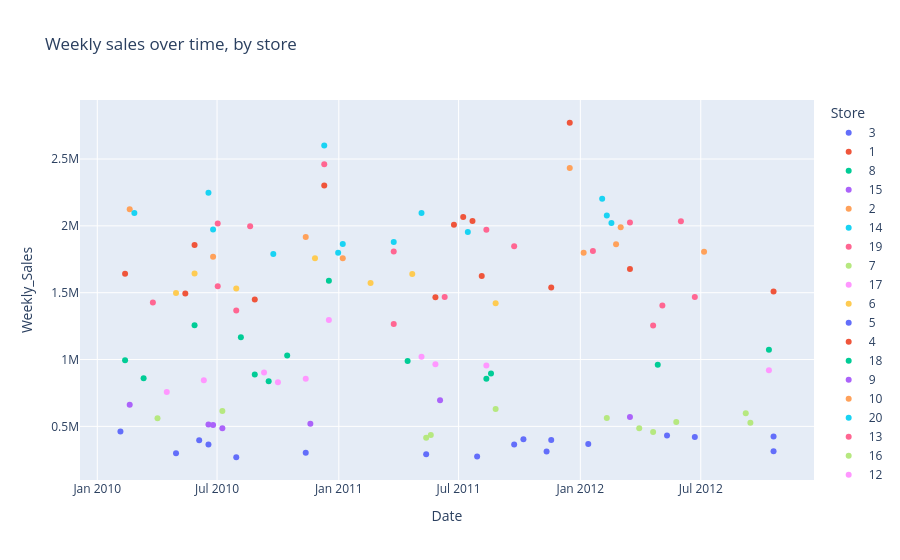

The notebook cell saved with this chart:
### Markdown cell above
Sales over time, one color per store, to look for a trend. It keeps the 118 rows that have both a date and a sales value, from 5 February 2010 to 19 October 2012.

### Code cell
dated = df.assign(Date=pd.to_datetime(df['Date'], format='%d-%m-%Y')).dropna(subset=['Date', 'Weekly_Sales']).sort_values('Date')
fig = px.scatter(dated, x='Date', y='Weekly_Sales', color=dated['Store'].astype(int).astype(str), title='Weekly sales over time, by store',
                 labels={'color': 'Store'})
fig.show()

### Figure 1 — Plotly figure (JSON) as saved in the notebook; plotly's stock layout.template omitted (floating-point values rounded to 4 significant figures)
{"data": [{"hovertemplate": "Store=3<br>Date=%{x}<br>Weekly_Sales=%{y}<extra></extra>", "legendgroup": "3", "marker": {"color": "#636efa", "symbol": "circle"}, "mode": "markers", "name": "3", "orientation": "v", "showlegend": true, "type": "scatter", "x": ["2010-02-05T00:00:00.000000000", "2010-06-04T00:00:00.000000000", "2010-06-18T00:00:00.000000000", "2011-09-23T00:00:00.000000000", "2011-10-07T00:00:00.000000000", "2011-11-18T00:00:00.000000000", "2012-01-13T00:00:00.000000000", "2012-05-11T00:00:00.000000000", "2012-06-22T00:00:00.000000000", "2012-10-19T00:00:00.000000000"], "xaxis": "x", "y": [461600.0, 397000.0, 364100.0, 365200.0, 403300.0, 398800.0, 367400.0, 432000.0, 419500.0, 424500.0], "yaxis": "y"}, {"hovertemplate": "Store=1<br>Date=%{x}<br>Weekly_Sales=%{y}<extra></extra>", "legendgroup": "1", "marker": {"color": "#EF553B", "symbol": "circle"}, "mode": "markers", "name": "1", "orientation": "v", "showlegend": true, "type": "scatter", "x": ["2010-02-12T00:00:00.000000000", "2010-05-14T00:00:00.000000000", "2010-08-27T00:00:00.000000000", "2011-05-27T00:00:00.000000000", "2011-08-05T00:00:00.000000000", "2011-11-18T00:00:00.000000000", "2012-03-16T00:00:00.000000000", "2012-10-19T00:00:00.000000000"], "xaxis": "x", "y": [1642000.0, 1494000.0, 1449000.0, 1466000.0, 1624000.0, 1539000.0, 1677000.0, 1508000.0], "yaxis": "y"}, {"hovertemplate": "Store=8<br>Date=%{x}<br>Weekly_Sales=%{y}<extra></extra>", "legendgroup": "8", "marker": {"color": "#00cc96", "symbol": "circle"}, "mode": "markers", "name": "8", "orientation": "v", "showlegend": true, "type": "scatter", "x": ["2010-02-12T00:00:00.000000000", "2010-03-12T00:00:00.000000000", "2010-08-27T00:00:00.000000000", "2010-09-17T00:00:00.000000000", "2011-08-12T00:00:00.000000000", "2011-08-19T00:00:00.000000000"], "xaxis": "x", "y": [994800.0, 860300.0, 888800.0, 836700.0, 856800.0, 895100.0], "yaxis": "y"}, {"hovertemplate": "Store=15<br>Date=%{x}<br>Weekly_Sales=%{y}<extra></extra>", "legendgroup": "15", "marker": {"color": "#ab63fa", "symbol": "circle"}, "mode": "markers", "name": "15", "orientation": "v", "showlegend": true, "type": "scatter", "x": ["2010-02-19T00:00:00.000000000", "2011-06-03T00:00:00.000000000", "2012-03-16T00:00:00.000000000"], "xaxis": "x", "y": [660800.0, 695400.0, 570600.0], "yaxis": "y"}, {"hovertemplate": "Store=2<br>Date=%{x}<br>Weekly_Sales=%{y}<extra></extra>", "legendgroup": "2", "marker": {"color": "#FFA15A", "symbol": "circle"}, "mode": "markers", "name": "2", "orientation": "v", "showlegend": true, "type": "scatter", "x": ["2010-02-19T00:00:00.000000000", "2010-11-12T00:00:00.000000000", "2011-01-07T00:00:00.000000000", "2011-12-16T00:00:00.000000000", "2012-01-06T00:00:00.000000000", "2012-02-24T00:00:00.000000000"], "xaxis": "x", "y": [2124000.0, 1917000.0, 1758000.0, 2433000.0, 1800000.0, 1862000.0], "yaxis": "y"}, {"hovertemplate": "Store=14<br>Date=%{x}<br>Weekly_Sales=%{y}<extra></extra>", "legendgroup": "14", "marker": {"color": "#19d3f3", "symbol": "circle"}, "mode": "markers", "name": "14", "orientation": "v", "showlegend": true, "type": "scatter", "x": ["2010-02-26T00:00:00.000000000", "2010-06-18T00:00:00.000000000", "2010-12-10T00:00:00.000000000", "2011-01-07T00:00:00.000000000", "2011-03-25T00:00:00.000000000", "2011-05-06T00:00:00.000000000", "2011-07-15T00:00:00.000000000", "2012-02-10T00:00:00.000000000", "2012-02-17T00:00:00.000000000"], "xaxis": "x", "y": [2096000.0, 2249000.0, 2601000.0, 1865000.0, 1879000.0, 2096000.0, 1954000.0, 2077000.0, 2021000.0], "yaxis": "y"}, {"hovertemplate": "Store=19<br>Date=%{x}<br>Weekly_Sales=%{y}<extra></extra>", "legendgroup": "19", "marker": {"color": "#FF6692", "symbol": "circle"}, "mode": "markers", "name": "19", "orientation": "v", "showlegend": true, "type": "scatter", "x": ["2010-03-26T00:00:00.000000000", "2010-07-02T00:00:00.000000000", "2010-07-30T00:00:00.000000000", "2011-03-25T00:00:00.000000000", "2011-06-10T00:00:00.000000000", "2012-04-20T00:00:00.000000000", "2012-05-04T00:00:00.000000000", "2012-06-22T00:00:00.000000000"], "xaxis": "x", "y": [1427000.0, 1549000.0, 1366000.0, 1267000.0, 1467000.0, 1255000.0, 1405000.0, 1468000.0], "yaxis": "y"}, {"hovertemplate": "Store=7<br>Date=%{x}<br>Weekly_Sales=%{y}<extra></extra>", "legendgroup": "7", "marker": {"color": "#B6E880", "symbol": "circle"}, "mode": "markers", "name": "7", "orientation": "v", "showlegend": true, "type": "scatter", "x": ["2010-04-02T00:00:00.000000000", "2011-05-13T00:00:00.000000000", "2011-08-26T00:00:00.000000000", "2012-02-10T00:00:00.000000000", "2012-04-20T00:00:00.000000000", "2012-05-25T00:00:00.000000000", "2012-09-07T00:00:00.000000000"], "xaxis": "x", "y": [561100.0, 414100.0, 630000.0, 563500.0, 457300.0, 532700.0, 597900.0], "yaxis": "y"}, {"hovertemplate": "Store=17<br>Date=%{x}<br>Weekly_Sales=%{y}<extra></extra>", "legendgroup": "17", "marker": {"color": "#FF97FF", "symbol": "circle"}, "mode": "markers", "name": "17", "orientation": "v", "showlegend": true, "type": "scatter", "x": ["2010-04-16T00:00:00.000000000", "2010-06-11T00:00:00.000000000", "2010-10-01T00:00:00.000000000", "2010-11-12T00:00:00.000000000", "2012-10-12T00:00:00.000000000"], "xaxis": "x", "y": [757700.0, 845300.0, 829200.0, 855500.0, 919900.0], "yaxis": "y"}, {"hovertemplate": "Store=6<br>Date=%{x}<br>Weekly_Sales=%{y}<extra></extra>", "legendgroup": "6", "marker": {"color": "#FECB52", "symbol": "circle"}, "mode": "markers", "name": "6", "orientation": "v", "showlegend": true, "type": "scatter", "x": ["2010-04-30T00:00:00.000000000", "2010-05-28T00:00:00.000000000", "2010-07-30T00:00:00.000000000", "2011-02-18T00:00:00.000000000", "2011-04-22T00:00:00.000000000", "2011-08-26T00:00:00.000000000"], "xaxis": "x", "y": [1498000.0, 1644000.0, 1532000.0, 1572000.0, 1639000.0, 1420000.0], "yaxis": "y"}, {"hovertemplate": "Store=5<br>Date=%{x}<br>Weekly_Sales=%{y}<extra></extra>", "legendgroup": "5", "marker": {"color": "#636efa", "symbol": "circle"}, "mode": "markers", "name": "5", "orientation": "v", "showlegend": true, "type": "scatter", "x": ["2010-04-30T00:00:00.000000000", "2010-07-30T00:00:00.000000000", "2010-11-12T00:00:00.000000000", "2011-05-13T00:00:00.000000000", "2011-07-29T00:00:00.000000000", "2011-11-11T00:00:00.000000000", "2012-10-19T00:00:00.000000000"], "xaxis": "x", "y": [298700.0, 268900.0, 301800.0, 290900.0, 275100.0, 311900.0, 313400.0], "yaxis": "y"}, {"hovertemplate": "Store=4<br>Date=%{x}<br>Weekly_Sales=%{y}<extra></extra>", "legendgroup": "4", "marker": {"color": "#EF553B", "symbol": "circle"}, "mode": "markers", "name": "4", "orientation": "v", "showlegend": true, "type": "scatter", "x": ["2010-05-28T00:00:00.000000000", "2010-12-10T00:00:00.000000000", "2011-06-24T00:00:00.000000000", "2011-07-08T00:00:00.000000000", "2011-07-22T00:00:00.000000000", "2011-12-16T00:00:00.000000000"], "xaxis": "x", "y": [1858000.0, 2303000.0, 2008000.0, 2067000.0, 2036000.0, 2771000.0], "yaxis": "y"}, {"hovertemplate": "Store=18<br>Date=%{x}<br>Weekly_Sales=%{y}<extra></extra>", "legendgroup": "18", "marker": {"color": "#00cc96", "symbol": "circle"}, "mode": "markers", "name": "18", "orientation": "v", "showlegend": true, "type": "scatter", "x": ["2010-05-28T00:00:00.000000000", "2010-08-06T00:00:00.000000000", "2010-10-15T00:00:00.000000000", "2010-12-17T00:00:00.000000000", "2011-04-15T00:00:00.000000000", "2012-04-27T00:00:00.000000000", "2012-10-12T00:00:00.000000000"], "xaxis": "x", "y": [1256000.0, 1166000.0, 1030000.0, 1588000.0, 988200.0, 961200.0, 1074000.0], "yaxis": "y"}, {"hovertemplate": "Store=9<br>Date=%{x}<br>Weekly_Sales=%{y}<extra></extra>", "legendgroup": "9", "marker": {"color": "#ab63fa", "symbol": "circle"}, "mode": "markers", "name": "9", "orientation": "v", "showlegend": true, "type": "scatter", "x": ["2010-06-18T00:00:00.000000000", "2010-06-25T00:00:00.000000000", "2010-07-09T00:00:00.000000000", "2010-11-19T00:00:00.000000000"], "xaxis": "x", "y": [513100.0, 509300.0, 485400.0, 519800.0], "yaxis": "y"}, {"hovertemplate": "Store=10<br>Date=%{x}<br>Weekly_Sales=%{y}<extra></extra>", "legendgroup": "10", "marker": {"color": "#FFA15A", "symbol": "circle"}, "mode": "markers", "name": "10", "orientation": "v", "showlegend": true, "type": "scatter", "x": ["2010-06-25T00:00:00.000000000", "2012-03-02T00:00:00.000000000", "2012-07-06T00:00:00.000000000"], "xaxis": "x", "y": [1768000.0, 1990000.0, 1806000.0], "yaxis": "y"}, {"hovertemplate": "Store=20<br>Date=%{x}<br>Weekly_Sales=%{y}<extra></extra>", "legendgroup": "20", "marker": {"color": "#19d3f3", "symbol": "circle"}, "mode": "markers", "name": "20", "orientation": "v", "showlegend": true, "type": "scatter", "x": ["2010-06-25T00:00:00.000000000", "2010-09-24T00:00:00.000000000", "2010-12-31T00:00:00.000000000", "2012-02-03T00:00:00.000000000"], "xaxis": "x", "y": [1973000.0, 1790000.0, 1800000.0, 2204000.0], "yaxis": "y"}, {"hovertemplate": "Store=13<br>Date=%{x}<br>Weekly_Sales=%{y}<extra></extra>", "legendgroup": "13", "marker": {"color": "#FF6692", "symbol": "circle"}, "mode": "markers", "name": "13", "orientation": "v", "showlegend": true, "type": "scatter", "x": ["2010-07-02T00:00:00.000000000", "2010-08-20T00:00:00.000000000", "2010-12-10T00:00:00.000000000", "2011-03-25T00:00:00.000000000", "2011-08-12T00:00:00.000000000", "2011-09-23T00:00:00.000000000", "2012-01-20T00:00:00.000000000", "2012-03-16T00:00:00.000000000", "2012-06-01T00:00:00.000000000"], "xaxis": "x", "y": [2018000.0, 1997000.0, 2461000.0, 1808000.0, 1970000.0, 1847000.0, 1812000.0, 2026000.0, 2035000.0], "yaxis": "y"}, {"hovertemplate": "Store=16<br>Date=%{x}<br>Weekly_Sales=%{y}<extra></extra>", "legendgroup": "16", "marker": {"color": "#B6E880", "symbol": "circle"}, "mode": "markers", "name": "16", "orientation": "v", "showlegend": true, "type": "scatter", "x": ["2010-07-09T00:00:00.000000000", "2011-05-20T00:00:00.000000000", "2012-03-30T00:00:00.000000000", "2012-09-14T00:00:00.000000000"], "xaxis": "x", "y": [614300.0, 435400.0, 485100.0, 526500.0], "yaxis": "y"}, {"hovertemplate": "Store=12<br>Date=%{x}<br>Weekly_Sales=%{y}<extra></extra>", "legendgroup": "12", "marker": {"color": "#FF97FF", "symbol": "circle"}, "mode": "markers", "name": "12", "orientation": "v", "showlegend": true, "type": "scatter", "x": ["2010-09-10T00:00:00.000000000", "2010-12-17T00:00:00.000000000", "2011-05-06T00:00:00.000000000", "2011-05-27T00:00:00.000000000", "2011-08-12T00:00:00.000000000"], "xaxis": "x", "y": [903100.0, 1296000.0, 1021000.0, 964300.0, 955900.0], "yaxis": "y"}, {"hovertemplate": "Store=11<br>Date=%{x}<br>Weekly_Sales=%{y}<extra></extra>", "legendgroup": "11", "marker": {"color": "#FECB52", "symbol": "circle"}, "mode": "markers", "name": "11", "orientation": "v", "showlegend": true, "type": "scatter", "x": ["2010-11-26T00:00:00.000000000"], "xaxis": "x", "y": [1757000.0], "yaxis": "y"}], "layout": {"legend": {"title": {"text": "Store"}, "tracegroupgap": 0}, "title": {"text": "Weekly sales over time, by store"}, "xaxis": {"anchor": "y", "domain": [0.0, 1.0], "title": {"text": "Date"}}, "yaxis": {"anchor": "x", "domain": [0.0, 1.0], "title": {"text": "Weekly_Sales"}}}}
